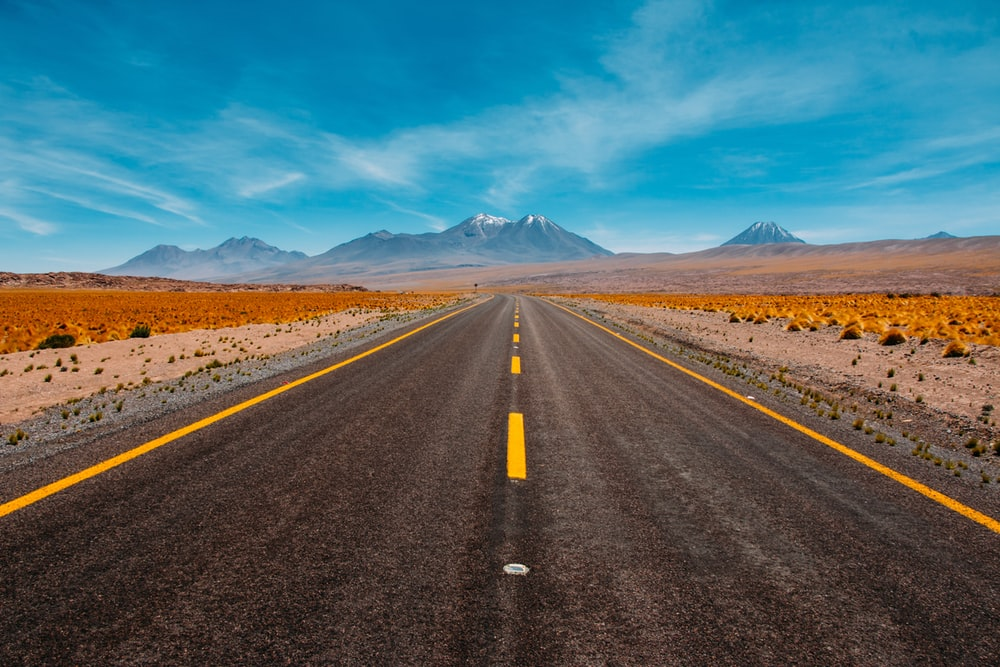
#> input picture herni/sample.jpg, 1000 x 667 px
$ jupyter execute --allow-errors myNotebook.ipynb
#> lines starting #> are read from the running program, lines starting #| are printed output that depends on the picture; after the words box and inside, x2 and y2 are one past the last pixel; in counts of white or black regions, pixels touching at a corner belong together
[cell 1]
import cv2
import matplotlib.pyplot as plt
import numpy as np

[cell 2]
plt.xkcd()

[cell 3]
img = cv2.imread('sample.jpg')
#> img is the input picture: shape (667, 1000, 3); mean B, G, R 110.4, 106.7, 83.2
imgCopy = img.copy()

[cell 4]
img[:3,:3]

[cell 5]
plt.imshow(img)

[cell 6]
rgb = cv2.cvtColor(img,cv2.COLOR_BGR2RGB)
plt.imshow( rgb )

[cell 7]
gray = cv2.cvtColor(img,cv2.COLOR_BGR2GRAY)
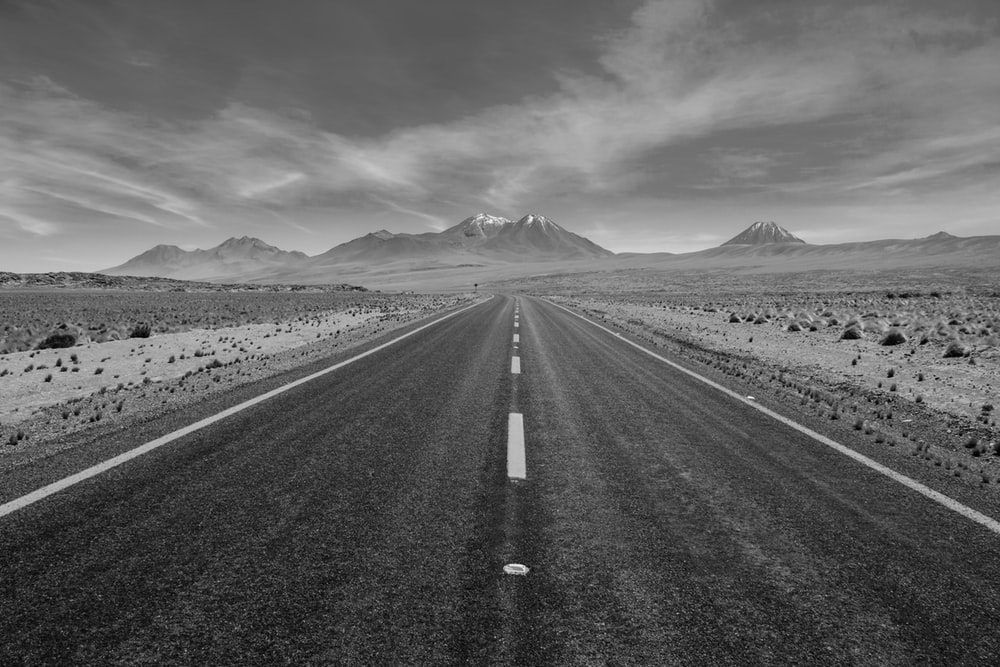
#> gray: shape (667, 1000); min 0, max 250, mean 100.1

[cell 8]
plt.imshow(gray)

[cell 9]
plt.imshow(rgb[445:470,837:870])
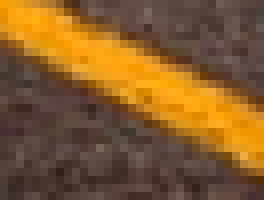
#> shown: shape (25, 33, 3) (shown 8 times larger); mean R, G, B 132, 92, 45.1

[cell 10]
gray[445:460,837:850]

[cell 11]
edges = cv2.Canny(gray,225,250)
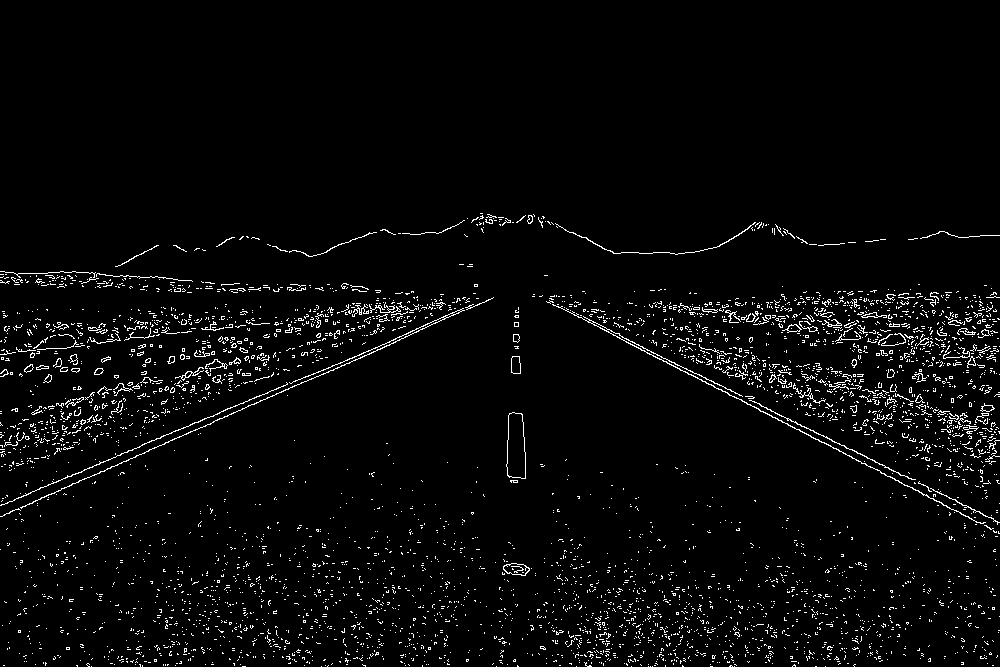
#> edges: shape (667, 1000); 3.3% white in thin lines or dots, all inside (x1, y1, x2, y2) = (0, 213, 1000, 667)

[cell 12]
plt.imshow(edges)

[cell 13]
def auto_canny(image, sigma=0.33):
	# compute the median of the single channel pixel intensities
#> called with sigma = -5.5
	v = np.median(image)
#> v = 98

	# apply automatic Canny edge detection using the computed median
	lower = int(max(0, (1.0 - sigma) * v))
#> lower = 637
	upper = int(min(255, (1.0 + sigma) * v))
#> upper = -441
	edged = cv2.Canny(image, lower, upper)
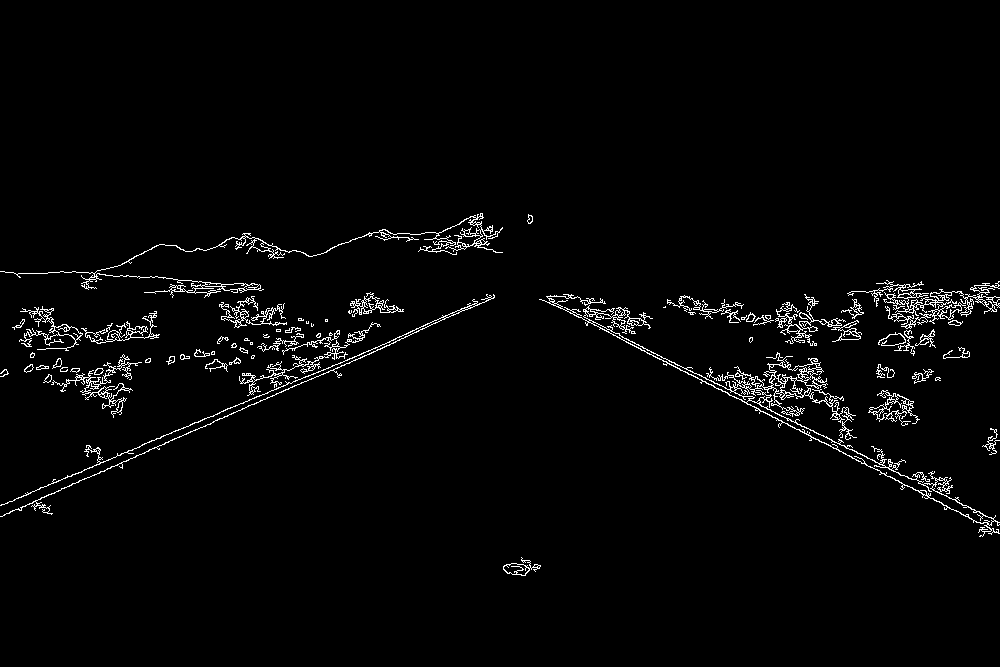
#> edged: shape (667, 1000); 2.3% white in thin lines or dots, all inside (x1, y1, x2, y2) = (0, 213, 1000, 576)

	# return the edged image
	return edged

[cell 14]
plt.imshow(auto_canny(gray,-5.5))

[cell 15]
edges[445:460,837:850]

[cell 16]
edges = cv2.Canny(gray,225,250,apertureSize = 3)
plt.imshow(edges)
plt.show()
edges[445:460,837:850]

[cell 17]
lines = cv2.HoughLinesP(edges,1,np.pi/180, 200)
#> lines = 67 rows, first 6: [803, 426, 846, 447], [171, 440, 201, 427], [872, 467, 878, 470], [684, 371, 715, 387], [443, 319, 444, 319], [466, 309, 483, 302]
lines[0]
#> Out = [[803, 426, 846, 447]]

[cell 18]
img = cv2.imread('sample.jpg')
gray = cv2.cvtColor(img,cv2.COLOR_BGR2GRAY)
edges = cv2.Canny(gray,225,250,apertureSize = 3)
lines = cv2.HoughLines(edges,1,np.pi/180, 240)
#> lines = [[31, 2.02], [472, 1.15], [20, 2.04], [465, 1.17]]
for l in lines:
    for r,theta in l:

        # Stores the value of cos(theta) in a
        a = np.cos(theta)

        # Stores the value of sin(theta) in b
        b = np.sin(theta)

        # x0 stores the value rcos(theta)
        x0 = a*r

        # y0 stores the value rsin(theta)
        y0 = b*r

        # x1 stores the rounded off value of (rcos(theta)-1000sin(theta))
        x1 = int(x0 + 1000*(-b))

        # y1 stores the rounded off value of (rsin(theta)+1000cos(theta))
        y1 = int(y0 + 1000*(a))

        # x2 stores the rounded off value of (rcos(theta)+1000sin(theta))
        x2 = int(x0 - 1000*(-b))

        # y2 stores the rounded off value of (rsin(theta)-1000cos(theta))
        y2 = int(y0 - 1000*(a))

        # cv2.line draws a line in img from the point(x1,y1) to (x2,y2).
        # (0,0,255) denotes the colour of the line to be
        #drawn. In this case, it is red.
        cv2.line(img,(x1,y1), (x2,y2), (0,0,0),2)
#> this loop made 4 passes
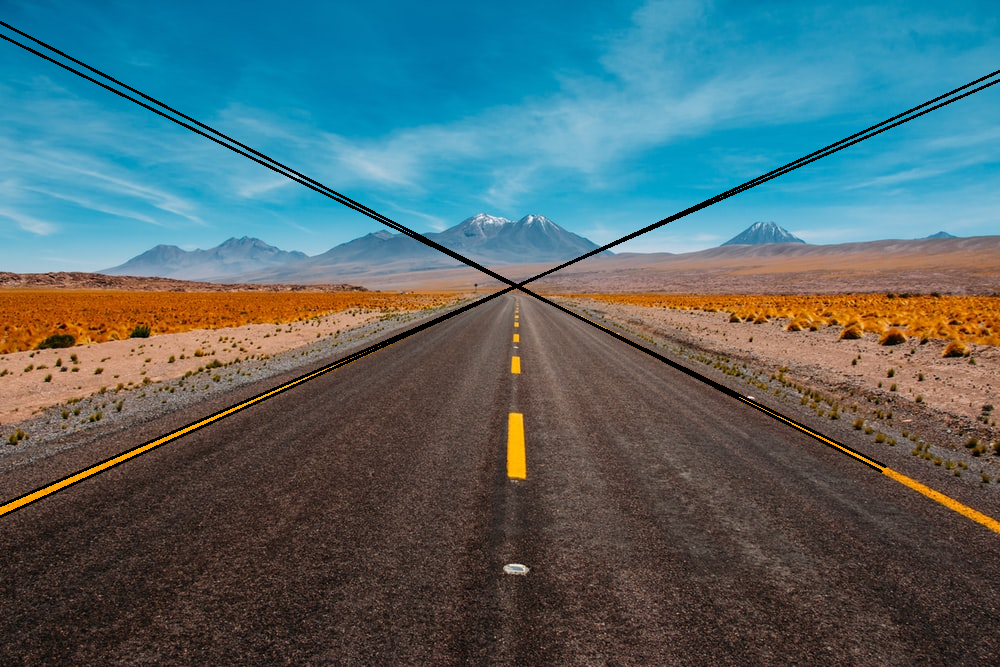
#> img: shape (667, 1000, 3); 1.66% of pixels changed, all inside (x1, y1, x2, y2) = (0, 21, 1000, 518)

[cell 19]
plt.imshow(img)

#> (a cell that did not finish here is left out)

[cell 21]
edges

[cell 22]
lower = np.uint8([0, 130, 200])
upper = np.uint8([255, 255, 255])

[cell 23]
plt.imshow(cv2.inRange(img, lower, upper))
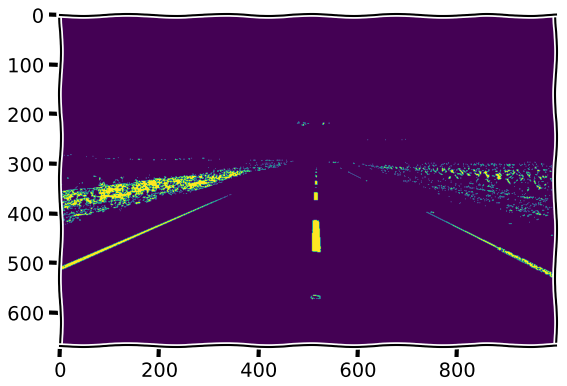
#> figure drawn by matplotlib, 1 panel

[cell 24]
dots = cv2.inRange(img, lower, upper)
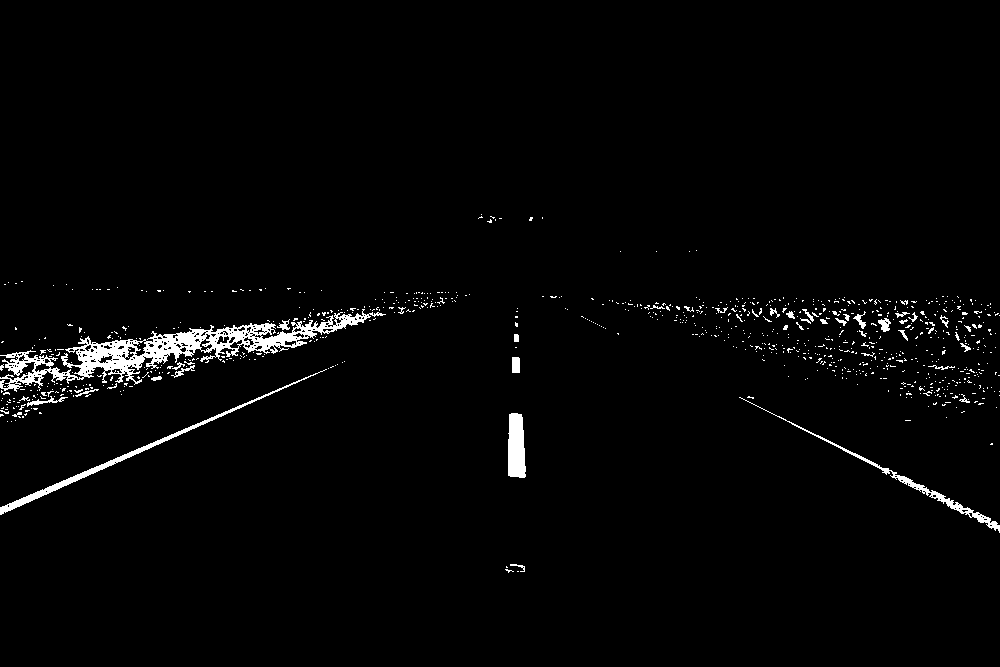
#> dots: shape (667, 1000); 2.2% white; 866 white regions (825 under 20 px), largest, box (x1, y1, x2, y2) and area: (0, 309, 386, 392) 6651, (0, 369, 327, 515) 1471, (739, 397, 1000, 533) 1053

[cell 25]
dots[447:460,838:850]

[cell 26]
plt.imshow(img[445:460,835:850])
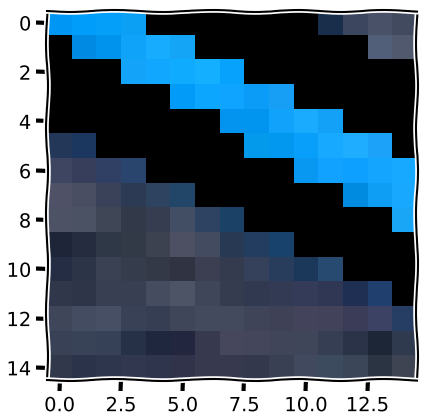
#> figure drawn by matplotlib, 1 panel

[cell 27]
crop = img[420:470,800:850]
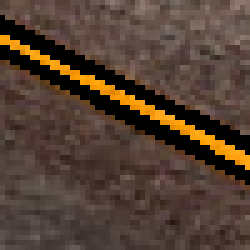
#> crop: shape (50, 50, 3) (shown 5 times larger); mean B, G, R 50.7, 63.9, 83.6

$ run again, with herni/side.jpg copied over herni/sample.jpg
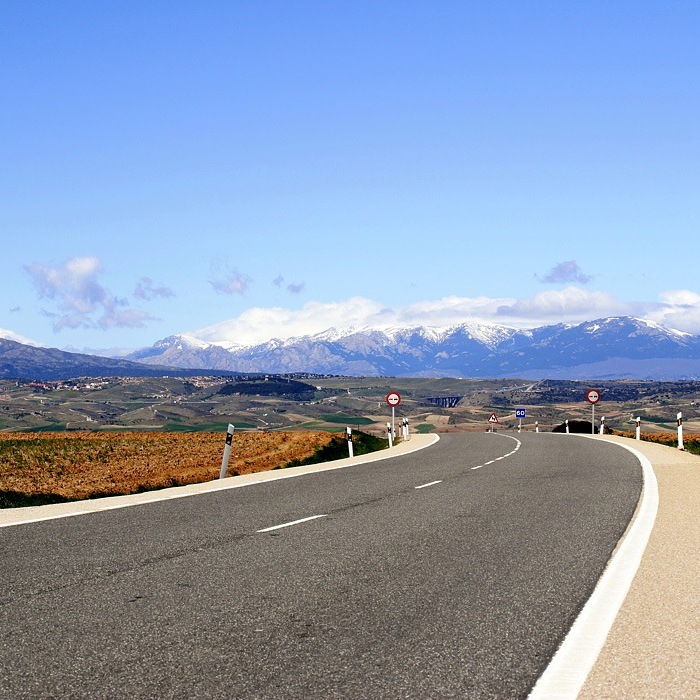
#> input picture herni/side.jpg, 700 x 700 px
#> img is the input picture: shape (700, 700, 3); mean B, G, R 181.3, 155.1, 139.3
#> `gray[445:460,837:850]`: Out = empty array
#> `edges = cv2.Canny(gray,225,250)`:
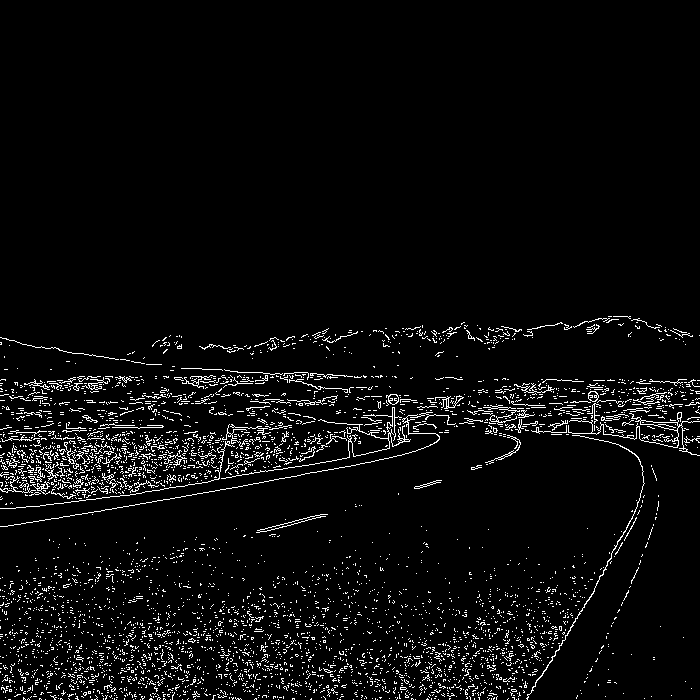
#> edges: shape (700, 700); 4.4% white in thin lines or dots, all inside (x1, y1, x2, y2) = (0, 316, 700, 700)
#> v = 160
#> lower = 1040
#> upper = -720
#> edged: shape (700, 700); 1.7% white in thin lines or dots, all inside (x1, y1, x2, y2) = (0, 337, 700, 527)
#> `edges[445:460,837:850]`: Out = empty array
#> `lines = cv2.HoughLinesP(edges,1,np.pi/180, 200)`: lines = [[259, 482, 273, 480], [600, 422, 600, 422], [152, 501, 155, 501], [106, 509, 133, 505]]
#> `lines[0]`: Out = [[259, 482, 273, 480]]
#> `lines = cv2.HoughLines(edges,1,np.pi/180, 240)`: lines = [[520, 1.4]]
#> the loop `for l in lines:` made 1 pass
#> `dots = cv2.inRange(img, lower, upper)`:
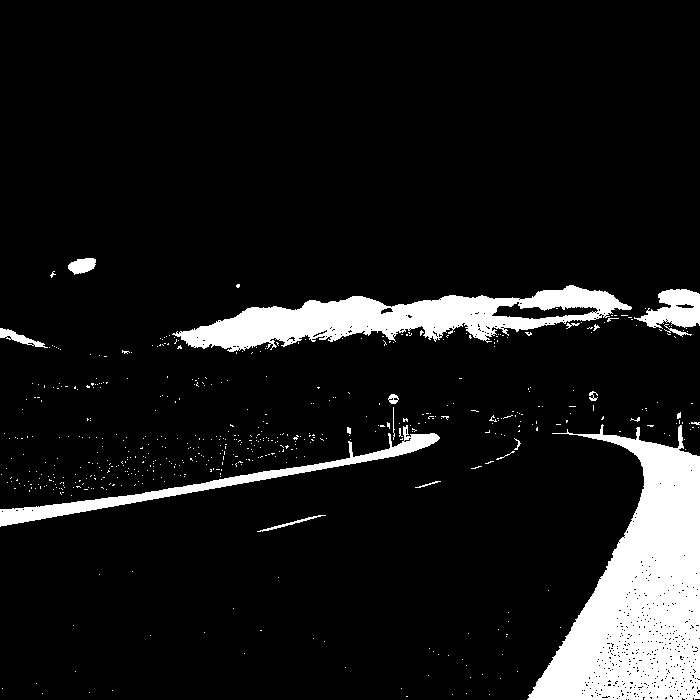
#> dots: shape (700, 700); 9.7% white; 558 white regions (539 under 20 px), largest, box (x1, y1, x2, y2) and area: (527, 424, 700, 700) 25894, (172, 285, 632, 352) 13138, (0, 425, 440, 527) 4365
#> `dots[447:460,838:850]`: Out = empty array
